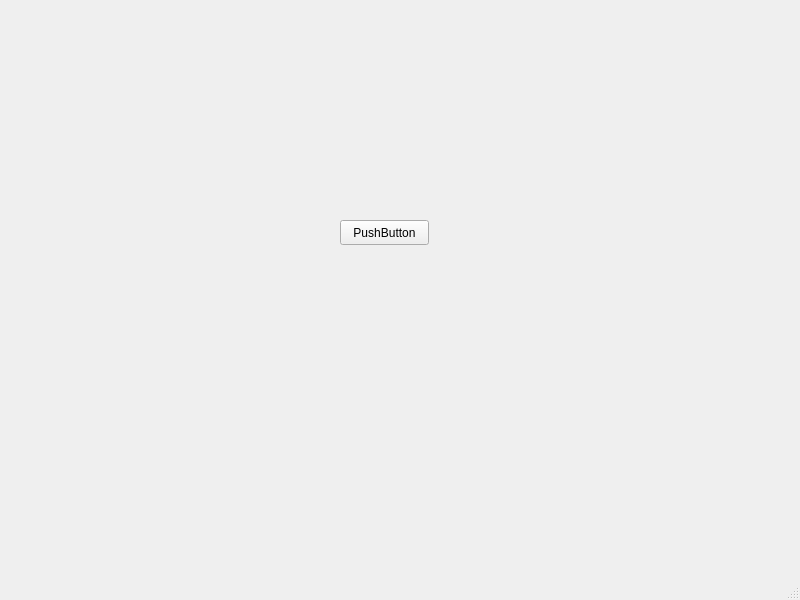
<?xml version="1.0" encoding="UTF-8"?>
<ui version="4.0">
 <class>MainWindow</class>
 <widget class="QMainWindow" name="MainWindow">
  <property name="geometry">
   <rect>
    <x>0</x>
    <y>0</y>
    <width>800</width>
    <height>600</height>
   </rect>
  </property>
  <property name="windowTitle">
   <string>MainWindow</string>
  </property>
  <widget class="QWidget" name="centralwidget">
   <widget class="QPushButton" name="pushButton">
    <property name="geometry">
     <rect>
      <x>340</x>
      <y>220</y>
      <width>89</width>
      <height>25</height>
     </rect>
    </property>
    <property name="text">
     <string>PushButton</string>
    </property>
   </widget>
  </widget>
  <widget class="QMenuBar" name="menubar">
   <property name="geometry">
    <rect>
     <x>0</x>
     <y>0</y>
     <width>800</width>
     <height>28</height>
    </rect>
   </property>
  </widget>
  <widget class="QStatusBar" name="statusbar"/>
 </widget>
 <resources/>
 <connections/>
</ui>
